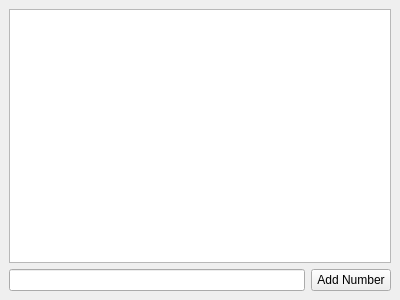
<?xml version="1.0" encoding="UTF-8"?>
<ui version="4.0">
 <class>MainWindow</class>
 <widget class="QMainWindow" name="MainWindow">
  <property name="geometry">
   <rect>
    <x>0</x>
    <y>0</y>
    <width>400</width>
    <height>300</height>
   </rect>
  </property>
  <property name="windowTitle">
   <string>Serial Port App</string>
  </property>
  <widget class="QWidget" name="centralwidget">
   <layout class="QVBoxLayout" name="verticalLayout">
    <item>
     <widget class="QTextEdit" name="textEdit"/>
    </item>
    <item>
     <layout class="QHBoxLayout" name="horizontalLayout">
      <item>
       <widget class="QLineEdit" name="lineEdit"/>
      </item>
      <item>
       <widget class="QPushButton" name="pushButton">
        <property name="text">
         <string>Add Number</string>
        </property>
       </widget>
      </item>
     </layout>
    </item>
   </layout>
  </widget>
 </widget>
 <resources/>
 <connections/>
</ui>
